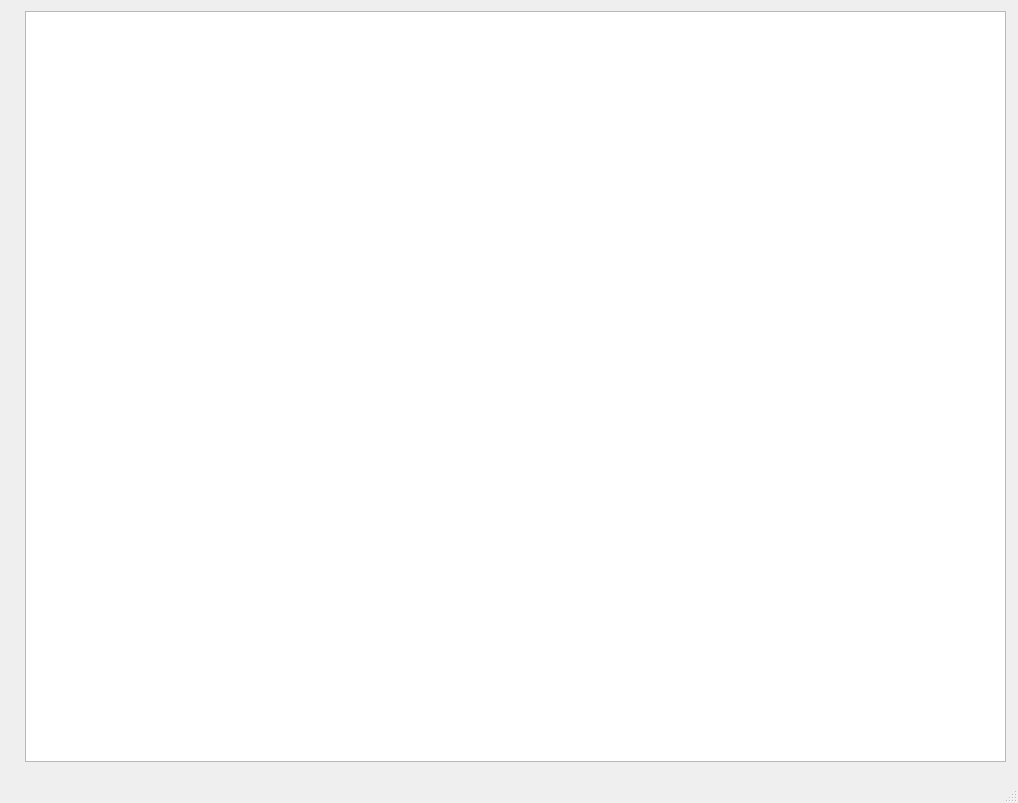
<?xml version="1.0" encoding="UTF-8"?>
<ui version="4.0">
 <class>MainWindow</class>
 <widget class="QMainWindow" name="MainWindow">
  <property name="geometry">
   <rect>
    <x>0</x>
    <y>0</y>
    <width>1018</width>
    <height>803</height>
   </rect>
  </property>
  <property name="windowTitle">
   <string>MainWindow</string>
  </property>
  <widget class="QWidget" name="centralwidget">
   <widget class="QTableWidget" name="tableProduct">
    <property name="geometry">
     <rect>
      <x>25</x>
      <y>11</y>
      <width>981</width>
      <height>751</height>
     </rect>
    </property>
    <attribute name="verticalHeaderDefaultSectionSize">
     <number>50</number>
    </attribute>
   </widget>
  </widget>
  <widget class="QMenuBar" name="menubar">
   <property name="geometry">
    <rect>
     <x>0</x>
     <y>0</y>
     <width>1018</width>
     <height>21</height>
    </rect>
   </property>
  </widget>
  <widget class="QStatusBar" name="statusbar"/>
 </widget>
 <resources/>
 <connections/>
</ui>
